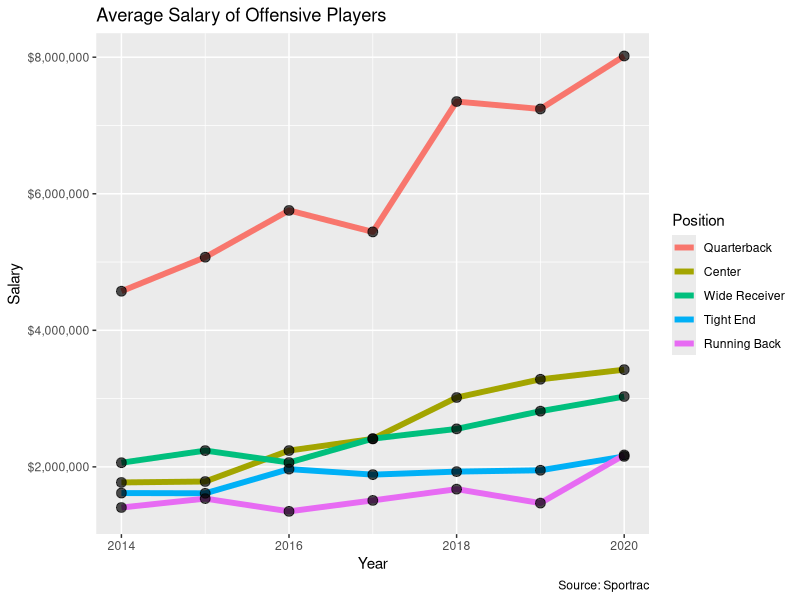

Reproduce this figure in R.
library(readxl)
library(tidyverse)
library(scales)
NFL_Offense_plot <- read_excel("NFL4.xlsx")
NFL_Offense_plot$Position = factor(NFL_Offense_plot$Position, labels = c("Quarterback", "Center", "Wide Receiver", "Tight End", "Running Back") ,levels = c("QB", "C", "WR", "TE", "RB"))
NFL_Offense_plot <- NFL_Offense_plot |>
  ggplot(aes(x = Year, y = `Average Salary`, color = Position)) + 
  geom_line(size = 2) + geom_point(alpha = 0.7, size =3, color = "Black") +
  scale_y_continuous(labels=scales::dollar_format()) + 
  labs(title = "Average Salary of Offensive Players",
       y = "Salary", fill = "Position",
       caption = "Source: Sportrac")

write_rds(NFL_Offense_plot, "NFL_Offense_plot.rds")
